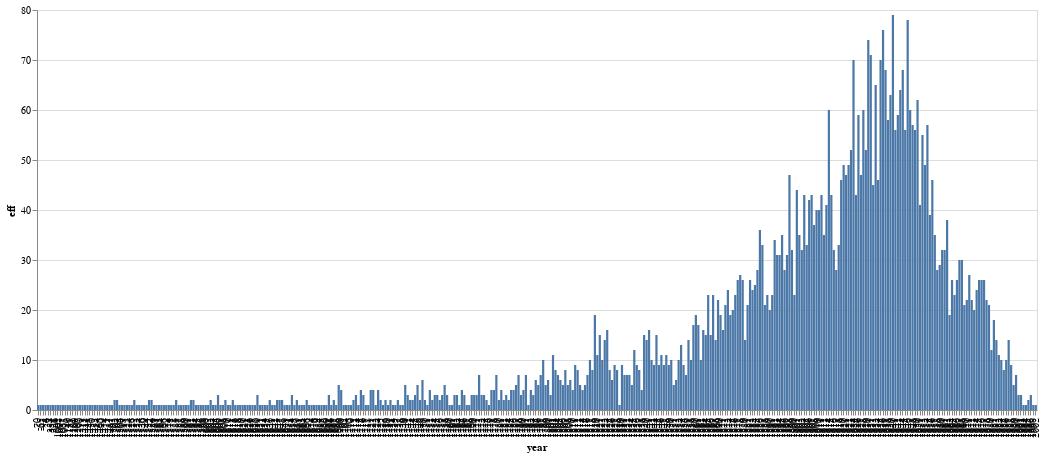

Notebook code for this chart:
### Code cell
### Afficher les effectifs par année avec un diagramme à barres

# Ce graphique utilise la librairie vega-lite, disponible dans la librairie altair
# Tous les paramètres sont indiqués explicitement
# NB : noter le problème des années qui MANQUENT dans l'axe du temps !
# Toutes les années doivent être représentées dans l'axe du temps!

alt.Chart(dt).from_dict({
    "data": {
    # "url" : "http://localhost:8888/files/astronomers/notebooks_jupyter/dbpedia_exploration/data/birth_years_grouped.json"
    "values": data
    },
    "mark": "bar", 
    "width": 1000,
    "height": 400,
    "encoding": {
        # Remplacer type de x par  : 'quantitative' et observer la différence
        "x": {"field": "year", "type": "ordinal", 
              ## décommenter et observer
              # "axis": {"values": [1450, 1500, 1550, 1600, 1650, 1700 ,1750, 1800]}
             }, 
         "y": {"field": "eff", "type": "quantitative"},
        

    }
}

)

### Figure 1 — Vega-Lite specification as saved in the notebook (floating-point values rounded to 4 significant figures; data arrays with more than 128 entries replaced by an {"elided": "..."} marker saying what was removed)
{"config": {"view": {"continuousWidth": 300, "continuousHeight": 300}}, "data": {"name": "data-50ce26ec973ba747a99e48a637960111"}, "mark": "bar", "encoding": {"x": {"field": "year", "type": "ordinal"}, "y": {"field": "eff", "type": "quantitative"}}, "height": 400, "width": 1000, "$schema": "https://vega.github.io/schema/vega-lite/v5.8.0.json", "datasets": {"data-50ce26ec973ba747a99e48a637960111": {"elided": "406 records"}}}
